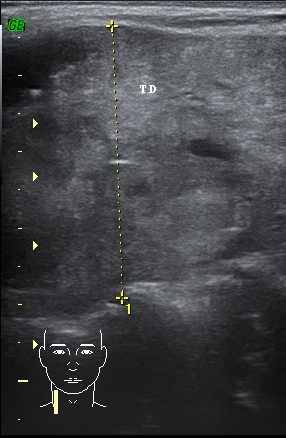
#> input picture img_2.png, 286 x 438 px, found by its file name
$ jupyter execute medianAndMinFilter_usingPIL.ipynb
#> lines starting #> are read from the running program, lines starting #| are printed output that depends on the picture
[cell 1]
"""
This source code is created by Pulung Hendro Prastyo
February,24,2020

Universitas Gadjah Mada,
Faculty of Engineering,
Department of Electrical and Information Technology Engineering
"""

# Importing Image and ImageFilter module from PIL package
from PIL import Image, ImageFilter
from matplotlib import pyplot as plt

# creating a image object
image = Image.open("image/img_2.png",'r')
#> image is the input picture: PIL image 286x438 RGBA; mean R, G, B, A 65.7, 67.7, 70.5, 255
image1 = image.convert('L') #makes it greyscale

#im1 = cv2.imread('image/img_1.png')
#image2 = cv2.cvtColor(im1, cv2.COLOR_BGR2GRAY)

# applying the median filter
median_filter = image1.filter(ImageFilter.MedianFilter(size = 5))
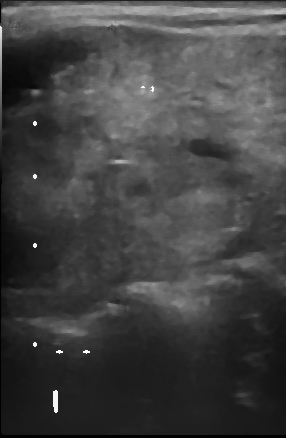
#> median_filter: PIL image 286x438 L; min 0, max 255, mean 66.1
# applying the min filter
min_filter = image1.filter(ImageFilter.MinFilter(size = 5))
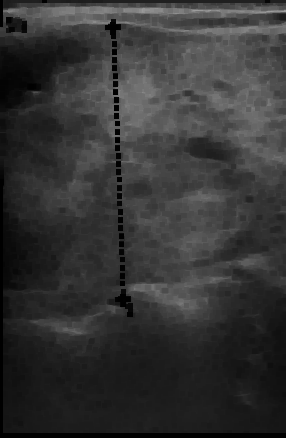
#> min_filter: PIL image 286x438 L; min 0, max 158, mean 52.2

# applying the min filter using median image
MedianMin_filter = median_filter.filter(ImageFilter.MinFilter(size = 5))
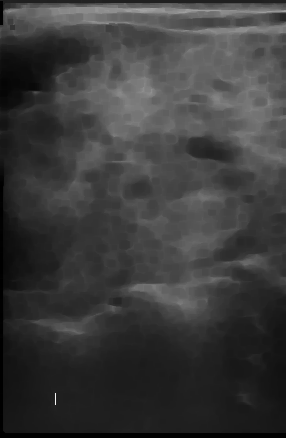
#> MedianMin_filter: PIL image 286x438 L; min 0, max 244, mean 59.3

#Show images
plt.figure(figsize=(11,6))
plt.subplot(131)
plt.imshow(image,)
plt.title('Original Image')

plt.subplot(132)
plt.imshow(image1,cmap='gray')
plt.title('Grayscale Image')

plt.subplot(133)
plt.imshow(median_filter,cmap='gray')
plt.title('Median Filter')
plt.show()
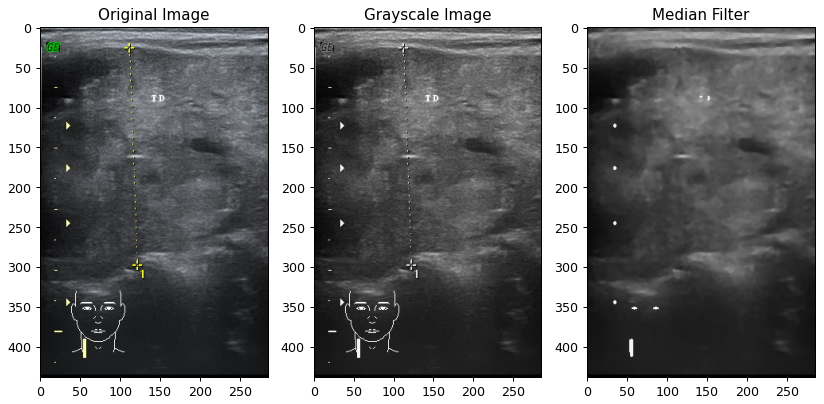
#> figure drawn by matplotlib, 3 panels

plt.figure(figsize=(11,6))
plt.subplot(131)
plt.imshow(min_filter,cmap='gray')
plt.title('Min Filter')

plt.subplot(132)
plt.imshow(MedianMin_filter,cmap='gray')
plt.title('Median + Min Filter (My Purpose)')

plt.show()

$ run again, with img_1.png copied over img_2.png
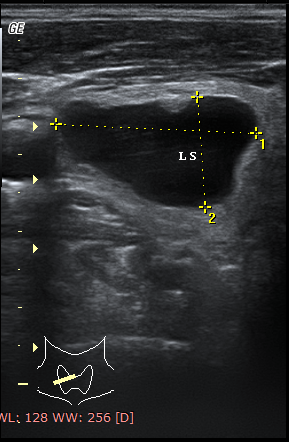
#> input picture img_1.png, 289 x 442 px, found by its file name
#> image is the input picture: PIL image 289x442 RGBA; mean R, G, B, A 44.6, 45.7, 47.1, 255
#> `MedianMin_filter = median_filter.filter(ImageFilter.MinFilter(size = 5))`:
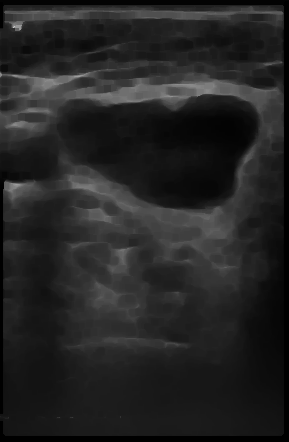
#> MedianMin_filter: PIL image 289x442 L; min 0, max 198, mean 36
#> `plt.show()`:
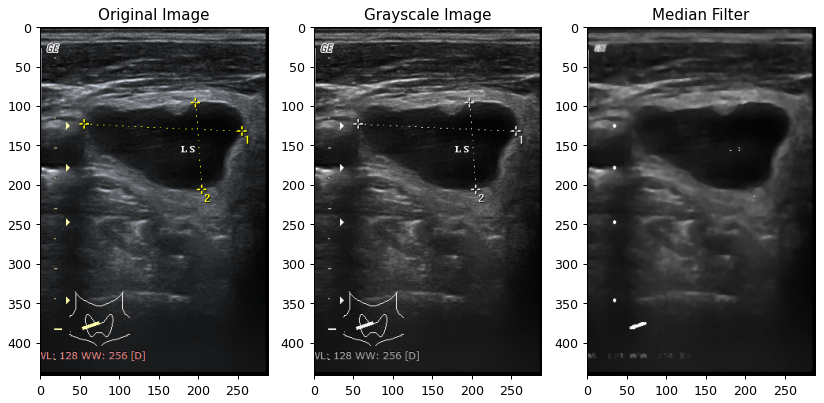
#> figure drawn by matplotlib, 3 panels

$ run again, with img_3.png copied over img_2.png
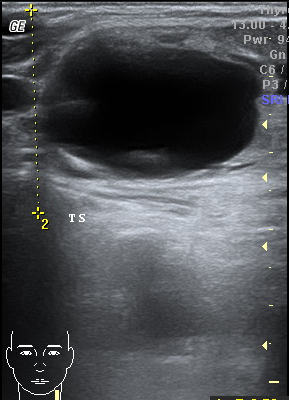
#> input picture img_3.png, 289 x 400 px, found by its file name
#> image is the input picture: PIL image 289x400 RGBA; mean R, G, B, A 75.6, 77.6, 81.2, 255
#> `MedianMin_filter = median_filter.filter(ImageFilter.MinFilter(size = 5))`:
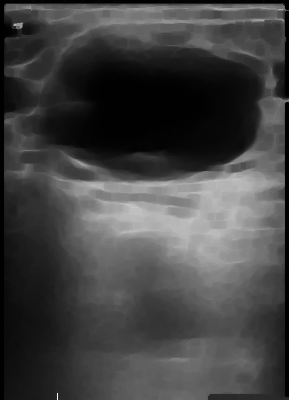
#> MedianMin_filter: PIL image 289x400 L; min 0, max 245, mean 67.2
#> `plt.show()`:
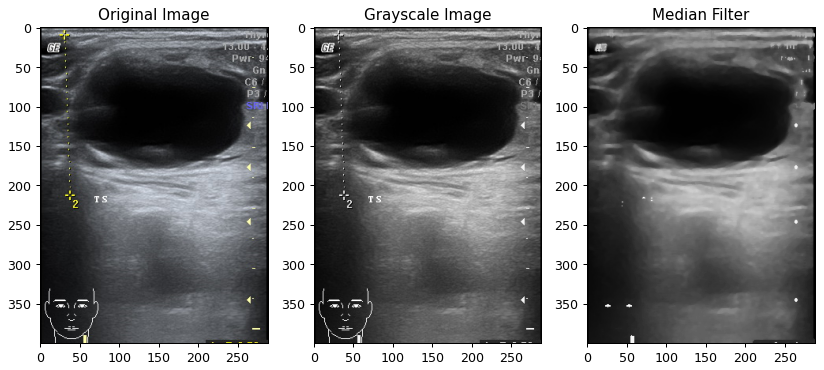
#> figure drawn by matplotlib, 3 panels
